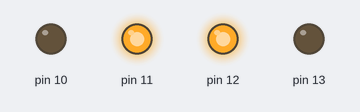
The sketch below on a simulated Arduino Uno, built with avr-gcc and run on an emulated ATmega328P. Parts: output pins drawn as LEDs (lit = HIGH).

Above: at 0.2 s.
At 1.2 s:
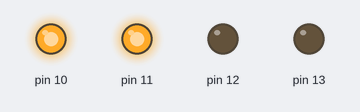
At 2.7 s:
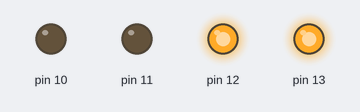
At 3.7 s:
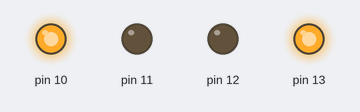
Timing chart, 0 to 4.6 s (numbered marks = the images above):
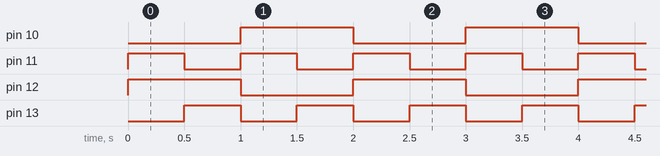

Measured:
- by itself, pin 10, pin 12: alternates HIGH for 1.0 s and LOW for 1.0 s
- by itself, pin 11, pin 13: alternates HIGH for 0.50 s and LOW for 0.50 s
- by itself, everything shown: repeats every 2.0 s, in 5 steps

The sketch:

Robot_boi_.ino
```cpp
void setup() {
  // initialize digital pin LED_BUILTIN as an output.
  pinMode(10, OUTPUT);
  pinMode(11, OUTPUT);
  pinMode(12, OUTPUT);
  pinMode(13, OUTPUT);
}
void forward(){
  digitalWrite(11,HIGH);
  digitalWrite(12,HIGH);
  delay(500);
  digitalWrite(11,LOW);
  digitalWrite(12,LOW);
}
void left(){
  digitalWrite(10,HIGH);
  digitalWrite(11,HIGH);
  delay(500);
  digitalWrite(10,LOW);
  digitalWrite(11,LOW);
}
void right(){
  digitalWrite(12,HIGH);
  digitalWrite(13,HIGH);
  delay(500);
  digitalWrite(12,LOW);
  digitalWrite(13,LOW);
}
void reverse(){
  digitalWrite(10,HIGH);
  digitalWrite(13,HIGH);
  delay(500);
  digitalWrite(10,LOW);
  digitalWrite(13,LOW);
}

void loop() {
  // put your main code here, to run repeatedly:
  forward();
  right();
  left();
  reverse();
}
```
